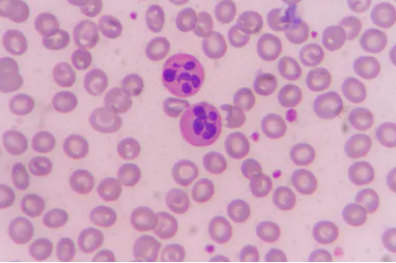
#> input picture ScaleEstimation/cell_image/01.bmp, 396 x 263 px
$ python analyse.py
#> lines starting #> are read from the running program, lines starting #| are printed output that depends on the picture; after the words box and inside, x2 and y2 are one past the last pixel; in counts of white or black regions, pixels touching at a corner belong together; long printed decimals are rounded
import cv2 as cv
import cfg
import matplotlib.pyplot as plt
import numpy as np


# datas: [[X, Y, mean], ,.....]
def show_XY(datas):
    plt.plot(datas[0][0], datas[0][1], label='background')
    plt.plot(datas[1][0], datas[1][1], label='nucleus')
    plt.plot(datas[2][0], datas[2][1], label='blood cell sap')
    plt.legend()
    plt.xlabel("VALUE")
    plt.ylabel("PROPOTION (%)")
    plt.ylim(0, 0.12)
    plt.title("VALUE-PROPORTION in Green Channel")
    plt.savefig(cfg.PLOT_PATH)
    plt.show()

def get_XY_mean(image, channel=-1):
    source_img = image
    if channel == -1:
        source_img = cv.cvtColor(source_img, cv.COLOR_RGB2GRAY)
    else:
        source_img = cv.split(source_img)[channel]
    values = [i for i in range(0, 256)]
    counts = [0.] * 256
    mean_value = 0.
    for i in source_img.flatten():
        counts[i] += 1
        mean_value += i
    mean_value /= len(source_img.flatten())
    counts[0] = 0
    counts = np.array(counts)
    counts /= sum(counts)
    return values, counts, mean_value


if __name__ == "__main__":
    image = cv.imread(cfg.IMG_1_PATH)
#> image is the input picture: shape (263, 396, 3); mean B, G, R 189.9, 162.5, 206
    image_nucleus = cv.imread(cfg.IMG_NUCLEUS_PATH)
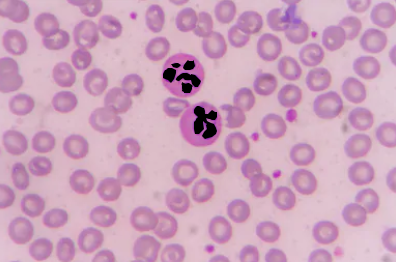
#> input picture ScaleEstimation/cell_image/01_label_nucleus.bmp, 396 x 263 px
#> image_nucleus is the input picture: shape (263, 396, 3); mean B, G, R 188.2, 162, 204.5
    image_cell = cv.imread(cfg.IMG_CELL_PATH)
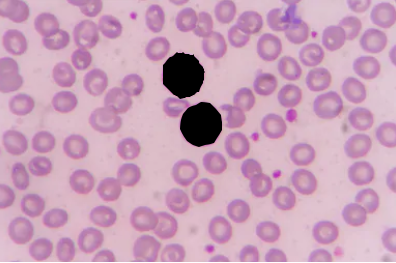
#> input picture ScaleEstimation/cell_image/01_label_cell.bmp, 396 x 263 px
#> image_cell is the input picture: shape (263, 396, 3); mean B, G, R 185, 160.1, 201
    _image_bg =image.copy()
    _image_bg[image_cell==0] = 0
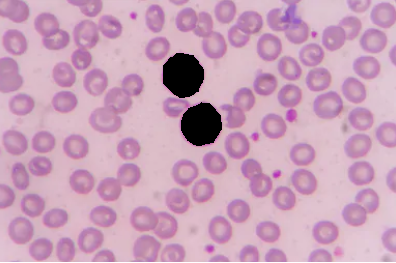
#> _image_bg: shape (263, 396, 3); 2.68% of pixels changed, all inside (x1, y1, x2, y2) = (163, 53, 222, 146)
    _image_nucleus = image.copy()
    _image_nucleus[image_nucleus>0] = 0
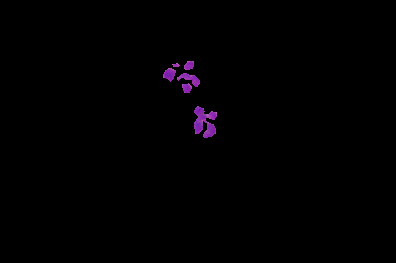
#> _image_nucleus: shape (263, 396, 3); mean B, G, R 1.5, 0.4, 1.2
    _image_cell= image.copy()
    _image_cell[image_cell>0] = 0
    _image_cell[image_nucleus==0] = 0
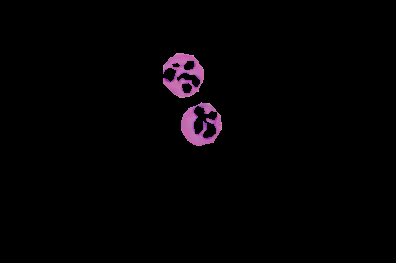
#> _image_cell: shape (263, 396, 3); mean B, G, R 3.3, 1.9, 3.5
    cv.imshow("background", _image_bg)
    cv.imshow("cell_sap", _image_cell)
    cv.imshow("nucleus", _image_nucleus)
    info_image = get_XY_mean(_image_bg, 1)
#> in get_XY_mean, `source_img = cv.split(source_img)[channel]`:
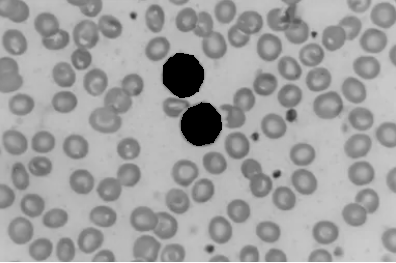
#> source_img: shape (263, 396); min 0, max 255, mean 160.3
#> the loop in get_XY_mean, `for i in source_img.flatten():` made 104148 passes
#> (i, mean_value) on passes 1 to 3: (142, 142), (145, 287), (150, 437)
#> after the loop in get_XY_mean, `for i in source_img.flatten():`: counts = 256 values, max 4535 at index 187, min 0 at index 1, mean 406.8; mean_value = 16692142
#> in get_XY_mean, `mean_value /= len(source_img.flatten())`: mean_value = 160.3
#> in get_XY_mean, `counts = np.array(counts)`: counts = 256 values, max 4535 at index 187, min 0 at index 0, mean 395.9
#> in get_XY_mean, `counts /= sum(counts)`: counts = 256 values, max 0.0447 at index 187, min 0 at index 0, mean 0.00391
    info_nucleus =  get_XY_mean(_image_nucleus, 1)
    info_cell = get_XY_mean(_image_cell, 1)
    datas = [info_image, info_nucleus, info_cell]
    # ============= KL ==================
    KL = (info_image[1] / (info_nucleus[1]+1e-8))
#> KL = 256 values, max 4474504.7 at index 187, min 0 at index 0, mean 389619.1
    KL[KL==0] = 1
    KL = info_image[1] * np.log(KL)
#> KL = 256 values, max 0.685 at index 187, min -0.000375 at index 70, mean 0.0549
    print(sum(KL))
#| 14.062
    show_XY(datas)
#> in show_XY, `plt.savefig(cfg.PLOT_PATH)`:
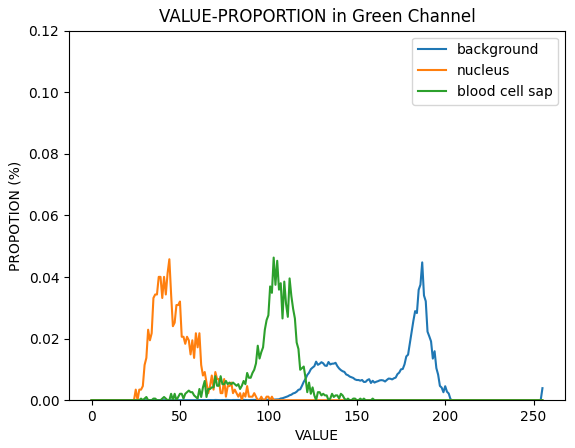
#> figure drawn by matplotlib, 1 panel; curve peaks at x = 187, y = 0.0447; curve peaks at x = 44, y = 0.0458; curve peaks at x = 103, y = 0.0463

    cv.waitKey()
